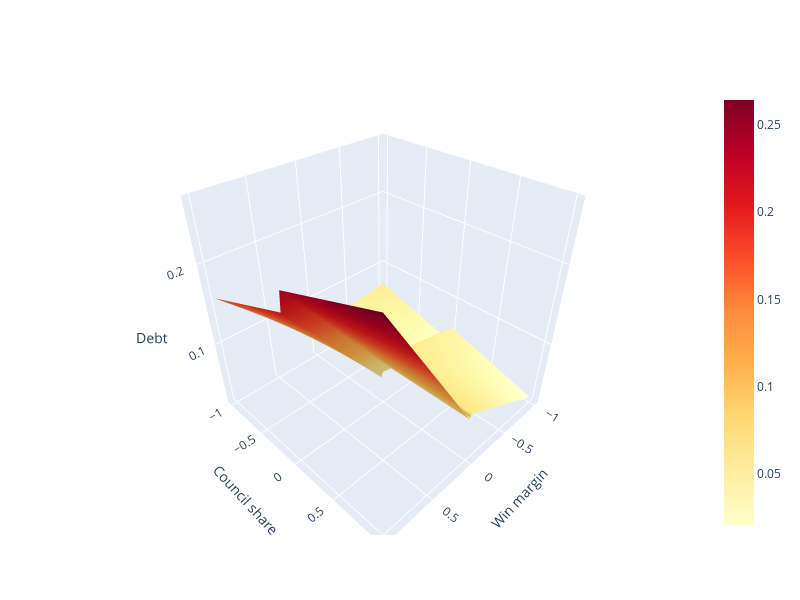

The cell this chart's notebook holds for it:
### Code cell
# # Variables para el modelo
variables_modelo = ["const", "X1", "X2", "T1", "T2", "X1X2", "X1T1", "X2T2"] 
model = sm.OLS(d["Y"],d[variables_modelo]).fit()
coeficientes = model.params

from mpl_toolkits.mplot3d import Axes3D
from ipywidgets import interactive, widgets

x1_valores = np.linspace(-1, 1, 100)
x2_valores = np.linspace(-1, 1, 100)
X1_mesh, X2_mesh = np.meshgrid(x1_valores, x2_valores)

    # Definir T1 y T2 basado en las condiciones
T1_mesh = (X1_mesh >= 0).astype(int)
T2_mesh = (X2_mesh >= 0).astype(int)

    # Calcular Y predicho en la grilla basado en los coeficientes
Y_pred_mesh = (coeficientes['const'] +
                   coeficientes['X1'] * X1_mesh +
                   coeficientes['X2'] * X2_mesh +
                   coeficientes['T1'] * T1_mesh +
                   coeficientes['T2'] * T2_mesh +
                   coeficientes['X1X2'] * X1_mesh * X2_mesh +
                   coeficientes['X1T1'] * X1_mesh * T1_mesh +
                   coeficientes['X2T2'] * X2_mesh * T2_mesh)


import plotly.graph_objects as go

# Definir los datos para el gráfico
fig = go.Figure(data=[go.Surface(x=X1_mesh, y=X2_mesh, z=Y_pred_mesh, colorscale='YlOrRd')])

# Actualizar el diseño del gráfico
fig.update_layout(
    title=None,
    autosize=False,
    width=800,  # Ajustado para hacer el dibujo más grande
    height=600,  # Ajustado para hacer el dibujo más grande
    margin=dict(l=65, r=50, b=65, t=90),
    scene=dict(  # Personalizar los nombres de los ejes
        xaxis_title='Win margin',
        yaxis_title='Council share',
        zaxis_title='Debt')
)

fig.show()

### Figure 1 — Plotly figure (JSON) as saved in the notebook; plotly's stock layout.template omitted (floating-point values rounded to 4 significant figures; data arrays with more than 128 entries replaced by an {"elided": "..."} marker saying what was removed)
{"data": [{"colorscale": [[0, "rgb(255,255,204)"], [0.125, "rgb(255,237,160)"], [0.25, "rgb(254,217,118)"], [0.375, "rgb(254,178,76)"], [0.5, "rgb(253,141,60)"], [0.625, "rgb(252,78,42)"], [0.75, "rgb(227,26,28)"], [0.875, "rgb(189,0,38)"], [1, "rgb(128,0,38)"]], "type": "surface", "x": {"elided": "100x100 float values"}, "y": {"elided": "100x100 float values"}, "z": {"elided": "100x100 float values"}}], "layout": {"autosize": false, "height": 600, "margin": {"b": 65, "l": 65, "r": 50, "t": 90}, "scene": {"xaxis": {"title": {"text": "Win margin"}}, "yaxis": {"title": {"text": "Council share"}}, "zaxis": {"title": {"text": "Debt"}}}, "title": {}, "width": 800}}
